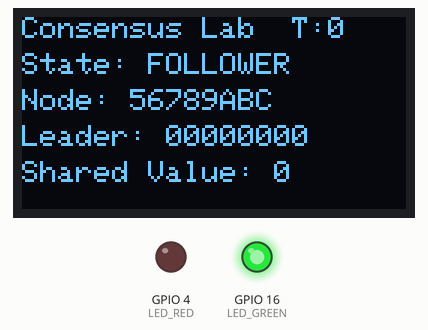
Simulated run of this sketch. Board: ESP32. Parts: 128×64 one-colour display, output pins drawn as LEDs (lit = HIGH). Random numbers use the default seed unless the sketch sets one; what the sketch prints to the serial monitor is not drawn.

Above: at 0.1 s.
At 9.2 s:
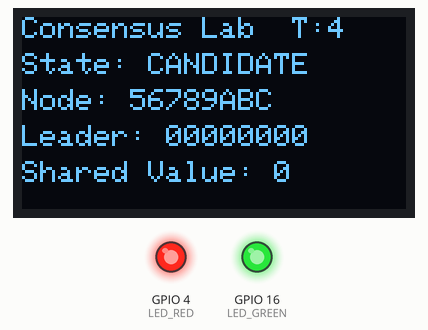
At 18.4 s:
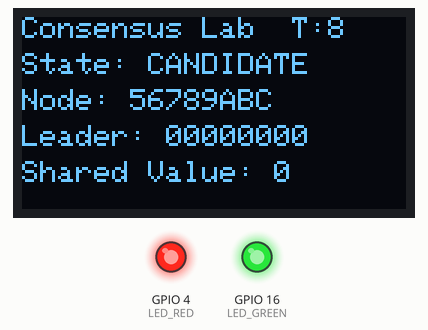
At 37.2 s:
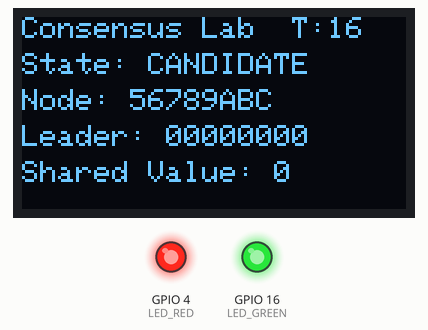
Timing chart, 0 to 38.7 s (numbered marks = the images above):
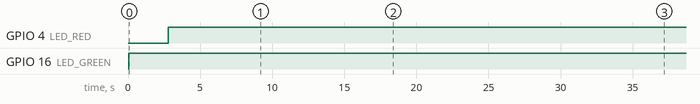

Measured:
- by itself, GPIO 4 (LED_RED): LOW → HIGH at 2.8 s
- by itself, GPIO 16 (LED_GREEN): LOW → HIGH at 0.06 s
- what the display in image 1 shows lasts 2.0 s, from 9.2 s to 11.2 s

The sketch:

firmware.ino
```cpp
/*
 * ESP Consensus Lab - firmware.ino
 * Demonstrates distributed consensus algorithms (Raft-like)
 * across a mesh of ESP32 nodes. Nodes elect a leader and
 * replicate a shared state variable.
 *
 * Hardware: ESP32 DevKit + OLED SSD1306 + RGB LED
 * Wiring:  SDA -> GPIO21, SCL -> GPIO22, Red -> GPIO4, Green -> GPIO16
 */

#include <WiFi.h>
#include <esp_now.h>
#include <esp_wifi.h>
#include <Wire.h>
#include <Adafruit_SSD1306.h>

// ---------- OLED ----------
#define SCREEN_W 128
#define SCREEN_H 64
Adafruit_SSD1306 oled(SCREEN_W, SCREEN_H, &Wire, -1);

#define LED_RED    4
#define LED_GREEN 16
#define BTN_PIN    0  // Boot button

// ---------- Raft-like state ----------
enum NodeState { FOLLOWER, CANDIDATE, LEADER };
static NodeState state = FOLLOWER;
static uint32_t currentTerm = 0;
static uint32_t votedFor = 0;
static uint32_t myNodeId = 0;
static uint32_t leaderId = 0;
static int voteCount = 0;

// Shared replicated value
static int sharedValue = 0;

// Timing
static unsigned long electionTimeout = 0;
static unsigned long heartbeatInterval = 500;  // ms
static unsigned long lastHeartbeat = 0;
static unsigned long lastActivity = 0;

#define BROADCAST_ADDR {0xFF,0xFF,0xFF,0xFF,0xFF,0xFF}
static uint8_t broadcastMAC[] = BROADCAST_ADDR;

// ---------- Message types ----------
typedef struct __attribute__((packed)) {
  uint8_t  msgType;     // 0=heartbeat, 1=requestVote, 2=voteReply, 3=replicate
  uint32_t term;
  uint32_t senderId;
  int32_t  payload;     // value or voteGranted
} ConsensusMsg;

// ---------- Reset election timer ----------
void resetElectionTimer() {
  electionTimeout = millis() + random(1500, 3000);
}

// ---------- ESP-NOW callbacks ----------
void onRecv(const uint8_t *mac, const uint8_t *data, int len) {
  if (len != sizeof(ConsensusMsg)) return;
  ConsensusMsg msg;
  memcpy(&msg, data, len);

  // Update term if we see a higher one
  if (msg.term > currentTerm) {
    currentTerm = msg.term;
    state = FOLLOWER;
    votedFor = 0;
  }

  switch (msg.msgType) {
    case 0: // Heartbeat from leader
      if (msg.term >= currentTerm) {
        leaderId = msg.senderId;
        state = FOLLOWER;
        sharedValue = msg.payload;
        resetElectionTimer();
        lastActivity = millis();
      }
      break;

    case 1: // Vote request
      if (msg.term >= currentTerm && (votedFor == 0 || votedFor == msg.senderId)) {
        votedFor = msg.senderId;
        ConsensusMsg reply = {2, currentTerm, myNodeId, 1};
        esp_now_send(broadcastMAC, (uint8_t *)&reply, sizeof(reply));
        resetElectionTimer();
      }
      break;

    case 2: // Vote reply
      if (state == CANDIDATE && msg.payload == 1) {
        voteCount++;
      }
      break;

    case 3: // Replication
      sharedValue = msg.payload;
      break;
  }
}

void onSent(const uint8_t *mac, esp_now_send_status_t s) {}

// ---------- Start election ----------
void startElection() {
  currentTerm++;
  state = CANDIDATE;
  votedFor = myNodeId;
  voteCount = 1;  // Vote for self
  Serial.printf("[RAFT] Starting election for term %u\n", currentTerm);

  ConsensusMsg req = {1, currentTerm, myNodeId, 0};
  esp_now_send(broadcastMAC, (uint8_t *)&req, sizeof(req));
  resetElectionTimer();
}

// ---------- Leader heartbeat ----------
void sendHeartbeat() {
  ConsensusMsg hb = {0, currentTerm, myNodeId, sharedValue};
  esp_now_send(broadcastMAC, (uint8_t *)&hb, sizeof(hb));
}

// ---------- Display ----------
void updateDisplay() {
  oled.clearDisplay();
  oled.setTextSize(1);
  oled.setTextColor(SSD1306_WHITE);
  oled.setCursor(0, 0);
  oled.printf("Consensus Lab  T:%u", currentTerm);
  oled.setCursor(0, 12);
  const char *stateStr[] = {"FOLLOWER", "CANDIDATE", "LEADER"};
  oled.printf("State: %s", stateStr[state]);
  oled.setCursor(0, 24);
  oled.printf("Node: %08X", myNodeId);
  oled.setCursor(0, 36);
  oled.printf("Leader: %08X", leaderId);
  oled.setCursor(0, 48);
  oled.printf("Shared Value: %d", sharedValue);
  oled.display();
}

// ---------- Setup ----------
void setup() {
  Serial.begin(115200);
  pinMode(LED_RED, OUTPUT);
  pinMode(LED_GREEN, OUTPUT);
  pinMode(BTN_PIN, INPUT_PULLUP);

  Wire.begin(21, 22);
  oled.begin(SSD1306_SWITCHCAPVCC, 0x3C);

  WiFi.mode(WIFI_STA);
  WiFi.disconnect();
  esp_wifi_set_channel(6, WIFI_SECOND_CHAN_NONE);

  myNodeId = ESP.getEfuseMac() & 0xFFFFFFFF;
  Serial.printf("[Consensus] Node %08X starting...\n", myNodeId);

  esp_now_init();
  esp_now_register_recv_cb(onRecv);
  esp_now_register_send_cb(onSent);

  esp_now_peer_info_t peer = {};
  memcpy(peer.peer_addr, broadcastMAC, 6);
  peer.channel = 6;
  esp_now_add_peer(&peer);

  randomSeed(esp_random());
  resetElectionTimer();
  updateDisplay();
}

// ---------- Main loop ----------
void loop() {
  unsigned long now = millis();

  // State machine
  switch (state) {
    case FOLLOWER:
      digitalWrite(LED_RED, LOW);
      digitalWrite(LED_GREEN, HIGH);
      if (now > electionTimeout) {
        startElection();
      }
      break;

    case CANDIDATE:
      digitalWrite(LED_RED, HIGH);
      digitalWrite(LED_GREEN, HIGH);
      if (voteCount >= 2) {  // Won election (self + 1 other)
        state = LEADER;
        leaderId = myNodeId;
        Serial.printf("[RAFT] Became leader for term %u\n", currentTerm);
      }
      if (now > electionTimeout) {
        startElection();  // Retry
      }
      break;

    case LEADER:
      digitalWrite(LED_RED, LOW);
      digitalWrite(LED_GREEN, LOW);
      if (now - lastHeartbeat > heartbeatInterval) {
        lastHeartbeat = now;
        sendHeartbeat();
      }
      break;
  }

  // Button increments shared value (leader only)
  if (state == LEADER && digitalRead(BTN_PIN) == LOW) {
    delay(200);
    sharedValue++;
    Serial.printf("[RAFT] Value -> %d\n", sharedValue);
    ConsensusMsg rep = {3, currentTerm, myNodeId, sharedValue};
    esp_now_send(broadcastMAC, (uint8_t *)&rep, sizeof(rep));
  }

  static unsigned long lastDisp = 0;
  if (now - lastDisp > 500) { lastDisp = now; updateDisplay(); }

  delay(10);
}
```
